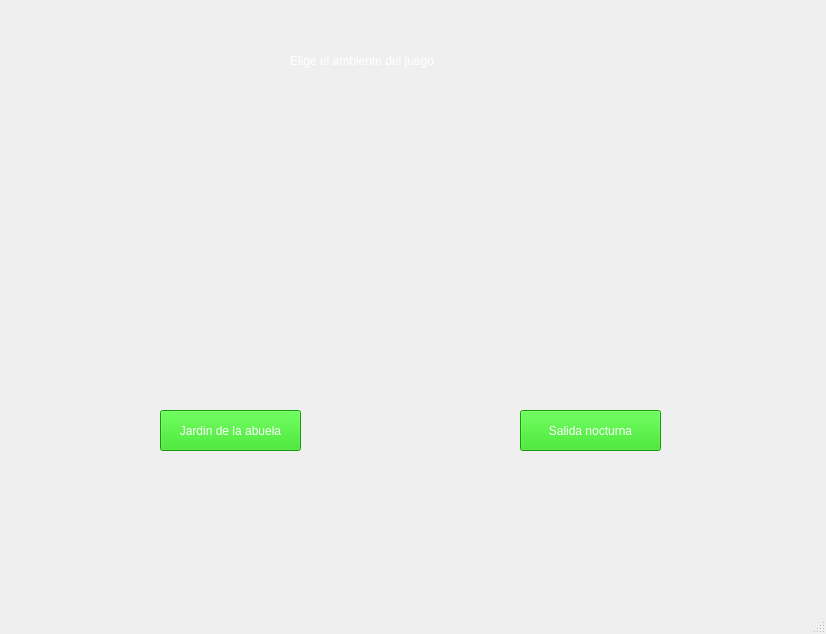
<?xml version="1.0" encoding="UTF-8"?>
<ui version="4.0">
 <class>VentanaPrincipal</class>
 <widget class="QMainWindow" name="VentanaPrincipal">
  <property name="geometry">
   <rect>
    <x>0</x>
    <y>0</y>
    <width>826</width>
    <height>634</height>
   </rect>
  </property>
  <property name="windowTitle">
   <string>MainWindow</string>
  </property>
  <widget class="QWidget" name="VentanaPrincipal_2">
   <widget class="QLabel" name="label_titulo_ventana_principal">
    <property name="geometry">
     <rect>
      <x>290</x>
      <y>40</y>
      <width>271</width>
      <height>41</height>
     </rect>
    </property>
    <property name="styleSheet">
     <string notr="true">font: 20pt &quot;.AppleSystemUIFont&quot;;
color: rgb(255, 255, 255);</string>
    </property>
    <property name="text">
     <string>Elige el ambiente del juego</string>
    </property>
   </widget>
   <widget class="QLabel" name="foto_background">
    <property name="geometry">
     <rect>
      <x>-60</x>
      <y>-40</y>
      <width>921</width>
      <height>631</height>
     </rect>
    </property>
    <property name="text">
     <string/>
    </property>
    <property name="pixmap">
     <pixmap>../../../../Programación avanzada/esalinasbarros-iic2233-2022-2/Tareas/T2/sprites/Fondos/fondoMenu.png</pixmap>
    </property>
    <property name="scaledContents">
     <bool>true</bool>
    </property>
   </widget>
   <widget class="QLabel" name="label_fondo_dia">
    <property name="geometry">
     <rect>
      <x>70</x>
      <y>120</y>
      <width>341</width>
      <height>261</height>
     </rect>
    </property>
    <property name="text">
     <string/>
    </property>
    <property name="pixmap">
     <pixmap>../../../../Programación avanzada/esalinasbarros-iic2233-2022-2/Tareas/T2/sprites/Fondos/jardinAbuela.png</pixmap>
    </property>
    <property name="scaledContents">
     <bool>true</bool>
    </property>
   </widget>
   <widget class="QLabel" name="label_fondo_diurno">
    <property name="geometry">
     <rect>
      <x>430</x>
      <y>120</y>
      <width>331</width>
      <height>261</height>
     </rect>
    </property>
    <property name="text">
     <string/>
    </property>
    <property name="pixmap">
     <pixmap>../../../../Programación avanzada/esalinasbarros-iic2233-2022-2/Tareas/T2/sprites/Fondos/salidaNocturna.png</pixmap>
    </property>
    <property name="scaledContents">
     <bool>true</bool>
    </property>
   </widget>
   <widget class="QPushButton" name="boton_jardin_de_abuela">
    <property name="geometry">
     <rect>
      <x>160</x>
      <y>410</y>
      <width>141</width>
      <height>41</height>
     </rect>
    </property>
    <property name="styleSheet">
     <string notr="true">background-color: rgb(28, 215, 8);
color: rgb(255, 255, 255);</string>
    </property>
    <property name="text">
     <string>Jardin de la abuela</string>
    </property>
   </widget>
   <widget class="QPushButton" name="boton_salida_ncturna">
    <property name="geometry">
     <rect>
      <x>520</x>
      <y>410</y>
      <width>141</width>
      <height>41</height>
     </rect>
    </property>
    <property name="styleSheet">
     <string notr="true">background-color: rgb(28, 215, 8);
color: rgb(255, 255, 255);</string>
    </property>
    <property name="text">
     <string>Salida nocturna</string>
    </property>
   </widget>
   <zorder>foto_background</zorder>
   <zorder>label_titulo_ventana_principal</zorder>
   <zorder>label_fondo_dia</zorder>
   <zorder>label_fondo_diurno</zorder>
   <zorder>boton_jardin_de_abuela</zorder>
   <zorder>boton_salida_ncturna</zorder>
  </widget>
  <widget class="QMenuBar" name="menubar">
   <property name="geometry">
    <rect>
     <x>0</x>
     <y>0</y>
     <width>826</width>
     <height>24</height>
    </rect>
   </property>
  </widget>
  <widget class="QStatusBar" name="statusbar"/>
 </widget>
 <resources/>
 <connections/>
</ui>
